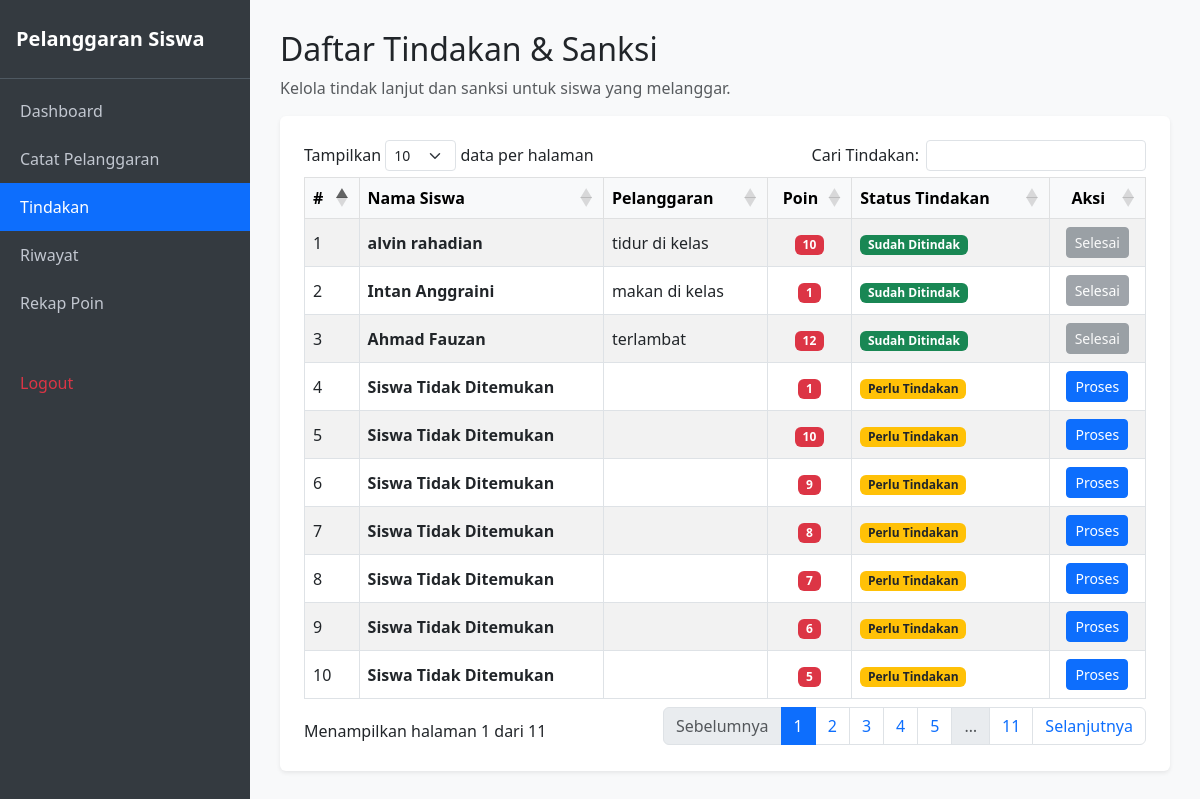
/tindakan.php (signed in), run on an earlier commit of the app's database.
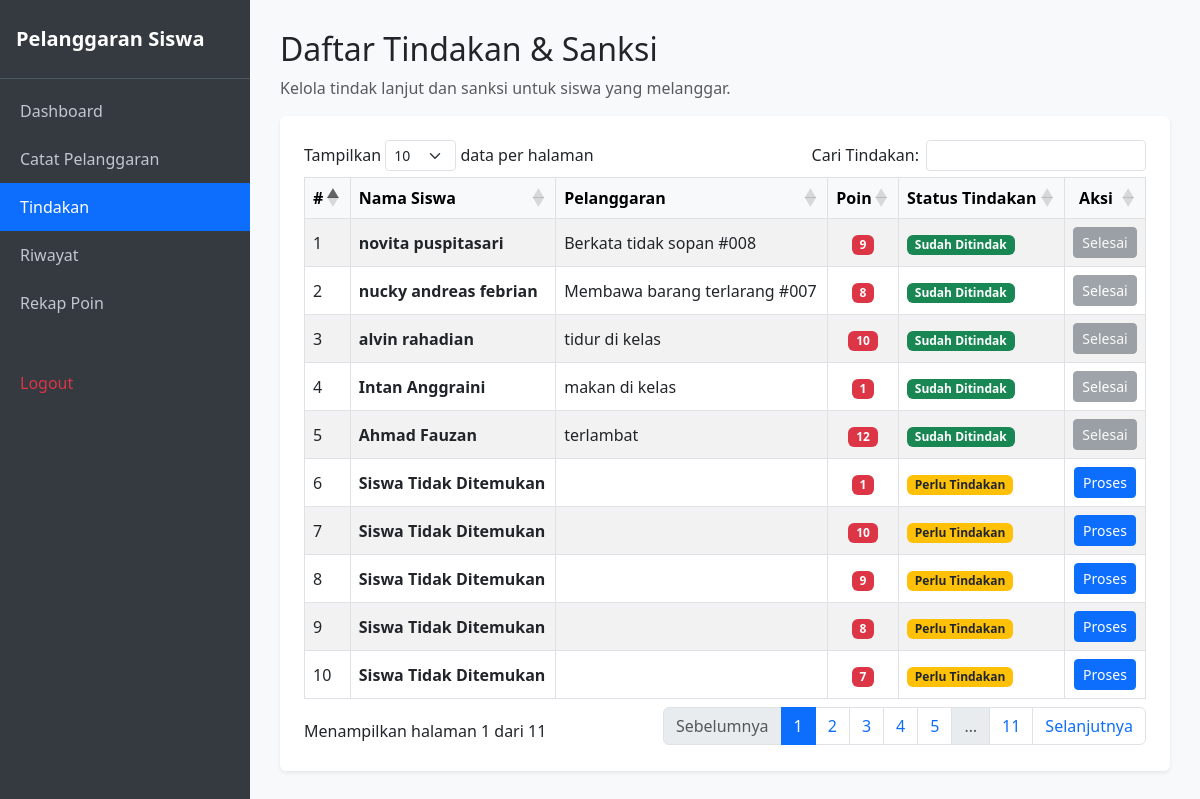
And on a later commit of the database.
### tables this page shows
CREATE TABLE `t_pelanggaran` (
  `id` int(11) NOT NULL,
  `pelanggaran_kategori_id` int(11) DEFAULT NULL,
  `kode` varchar(30) DEFAULT NULL,
  `nama` varchar(150) DEFAULT NULL,
  `poin` int(11) NOT NULL,
  `deskripsi` text NOT NULL,
  `status_aktif` tinyint(1) NOT NULL,
  `created_at` timestamp NOT NULL DEFAULT current_timestamp(),
  `updated_at` timestamp NOT NULL DEFAULT current_timestamp(),
  `id_t_siswa` int(11) NOT NULL,
  `pelanggaran` varchar(255) NOT NULL,
  `tanggal` date DEFAULT NULL,
  `status_tindakan` varchar(100) NOT NULL DEFAULT 'Perlu Tindakan'
);

CREATE TABLE `t_siswa` (
  `id` int(11) NOT NULL,
  `nis` varchar(30) DEFAULT NULL,
  `nisn` varchar(20) NOT NULL,
  `nama` varchar(150) DEFAULT NULL,
  `jenis_kelamin` char(1) NOT NULL,
  `tanggal_lahir` date NOT NULL,
  `alamat` text NOT NULL,
  `status_aktif` tinyint(1) NOT NULL,
  `created_at` timestamp NOT NULL DEFAULT current_timestamp(),
  `updated_at` timestamp NOT NULL DEFAULT current_timestamp()
);

### tindakan.php (the view, shortened to what this page needs)
<?php
include 'config/koneksi.php';
$query = mysqli_query($koneksi, "
    SELECT
        p.id,
        p.id_t_siswa,
        p.tanggal,
        p.pelanggaran,
        p.poin,
        p.status_tindakan,
        s.nama AS nama_siswa,
        s.nis
    FROM t_pelanggaran p
    LEFT JOIN t_siswa s ON p.id_t_siswa = s.id
    ORDER BY p.id DESC
");
?>
<!DOCTYPE html>
<html lang="id">
<head>
    <link href="https://cdn.jsdelivr.net/npm/bootstrap@5.3.0/dist/css/bootstrap.min.css" rel="stylesheet">
    <link rel="stylesheet" href="https://cdn.datatables.net/1.13.6/css/dataTables.bootstrap5.min.css">
</head>
<body>
<div class="sidebar">
    <div class="brand">Pelanggaran Siswa</div>
    <div class="nav flex-column mt-2">
        <a href="dashboard_guru.php">Dashboard</a>
        <a href="catat_pelanggaran.php">Catat Pelanggaran</a>
        <a href="tindakan.php" class="active">Tindakan</a>
        <a href="riwayat.php">Riwayat</a>
        <a href="rekap_poin.php">Rekap Poin</a>
        <a href="logout.php" class="text-danger">Logout</a>
    </div>
</div>
<div class="content">
    <h2>Daftar Tindakan & Sanksi</h2>
    <p class="text-muted">
        Kelola tindak lanjut dan sanksi untuk siswa yang melanggar.
    </p>
    <div class="card p-4 shadow-sm border-0">
        <div class="table-responsive">
            <table id="tabelTindakan"
                   class="table table-bordered table-striped align-middle"
                   style="width:100%">
                <thead class="table-light">
                    <tr>
                        <th>#</th>
                        <th>Nama Siswa</th>
                        <th>Pelanggaran</th>
                        <th class="text-center">Poin</th>
                        <th>Status Tindakan</th>
                        <th class="text-center">Aksi</th>
                    </tr>
                </thead>
                <tbody>
                <?php
                $no = 1;
                if (mysqli_num_rows($query) > 0):
                    while ($row = mysqli_fetch_assoc($query)):
                        $nama = $row['nama_siswa'] ?? '';
                        $pelanggaran = $row['pelanggaran'] ?? '-';
                        $poin = $row['poin'] ?? 0;
                        $status = $row['status_tindakan'] ?? 'Perlu Tindakan';
                        if (empty($nama)) {
                            $nama = 'Siswa Tidak Ditemukan';
                        }
                        $selesai = in_array(
                            $status,
                            ['Sudah Ditindak', 'Selesai']
                        );
                        $badge = $selesai
                            ? 'bg-success'
                            : 'bg-warning text-dark';
                ?>
                    <tr>
                        <td><?= $no++; ?></td>
                        <td>
                            <b><?= htmlspecialchars($nama); ?></b>
                        </td>
                        <td>
                            <?= htmlspecialchars($pelanggaran); ?>
                        </td>
                        <td class="text-center">
                            <span class="badge bg-danger">
                                <?= htmlspecialchars($poin); ?>
                            </span>
                        </td>
                        <td>
                            <span class="badge <?= $badge; ?>">
                                <?= htmlspecialchars($status); ?>
                            </span>
                        </td>
                        <td class="text-center">
                            <?php if ($selesai): ?>
                                <button class="btn btn-secondary btn-sm" disabled>
                                    Selesai
                                </button>
                            <?php else: ?>
                                <form method="POST"
                                      onsubmit="return confirm('Proses tindakan untuk siswa ini?')">
                                    <button type="submit"
                                            name="proses_tindakan"
                                            class="btn btn-primary btn-sm">
                                        Proses
                                    </button>
                                </form>
                            <?php endif; ?>
                        </td>
                    </tr>
                <?php
                    endwhile;
                endif; ?>
                </tbody>
            </table>
        </div>
    </div>
</div>
</body>
</html>

What changed in the data, as far as the page shows it:
no longer on this page (row unchanged): t_pelanggaran: nama "Siswa Tidak Ditemukan", poin "6", status_tindakan "Perlu Tindakan"
no longer on this page (row unchanged): t_pelanggaran: nama "Siswa Tidak Ditemukan", poin "5", status_tindakan "Perlu Tindakan"
added t_pelanggaran: id_t_siswa.nama "novita puspitasari", pelanggaran "Berkata tidak sopan #008", poin "9", status_tindakan "Sudah Ditindak", shows "Selesai"
added t_pelanggaran: id_t_siswa.nama "nucky andreas febrian", pelanggaran "Membawa barang terlarang #007", poin "8", status_tindakan "Sudah Ditindak", shows "Selesai"
